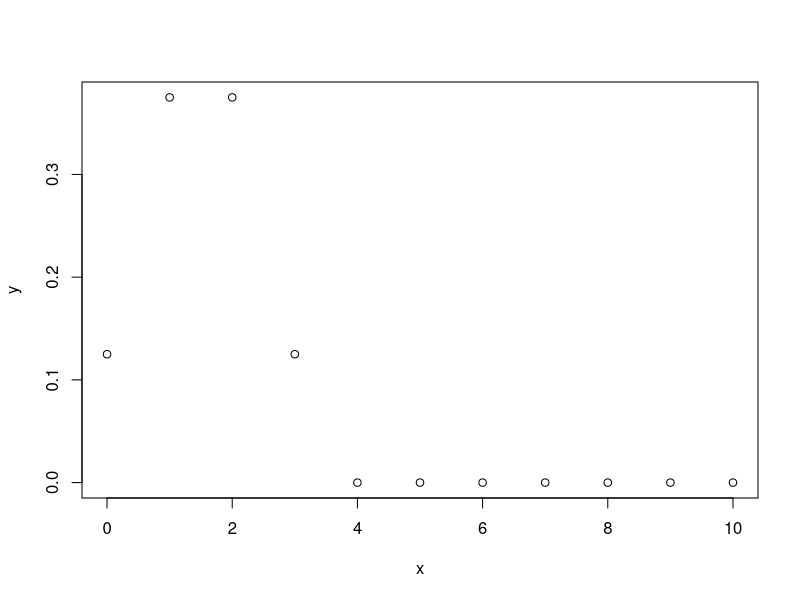
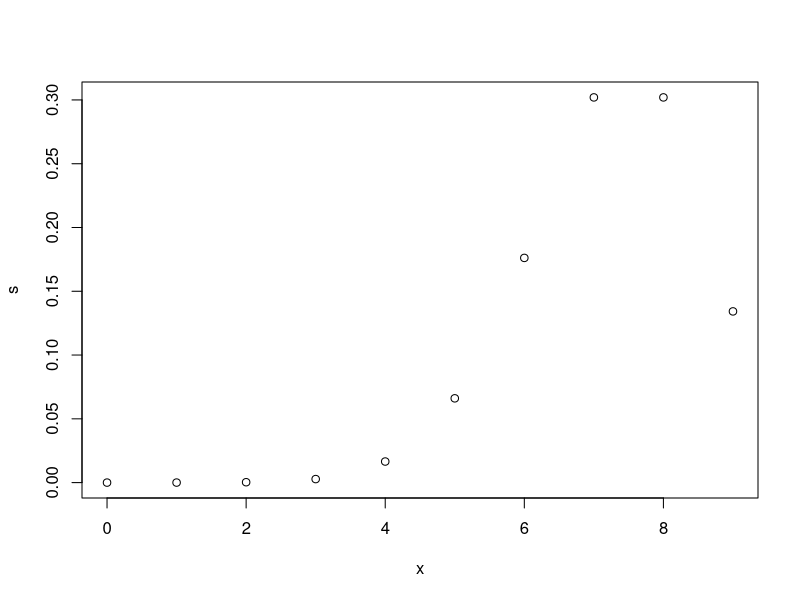
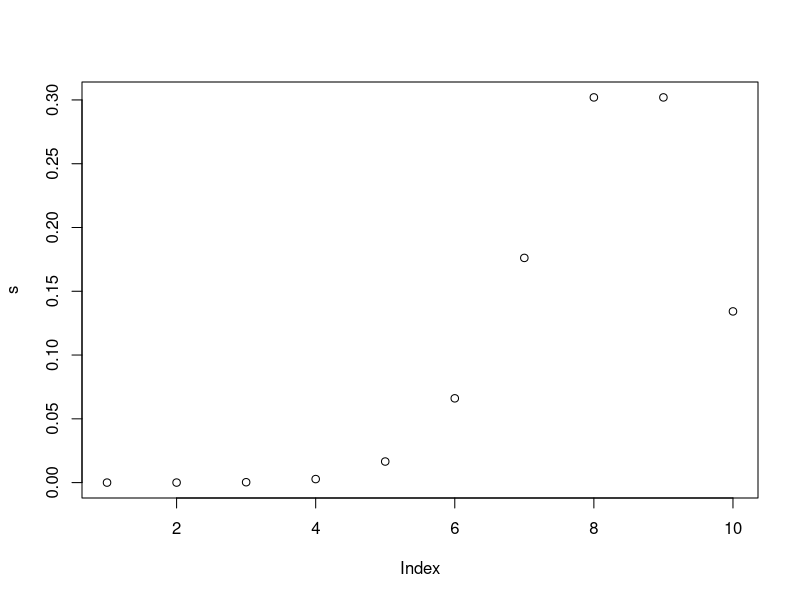
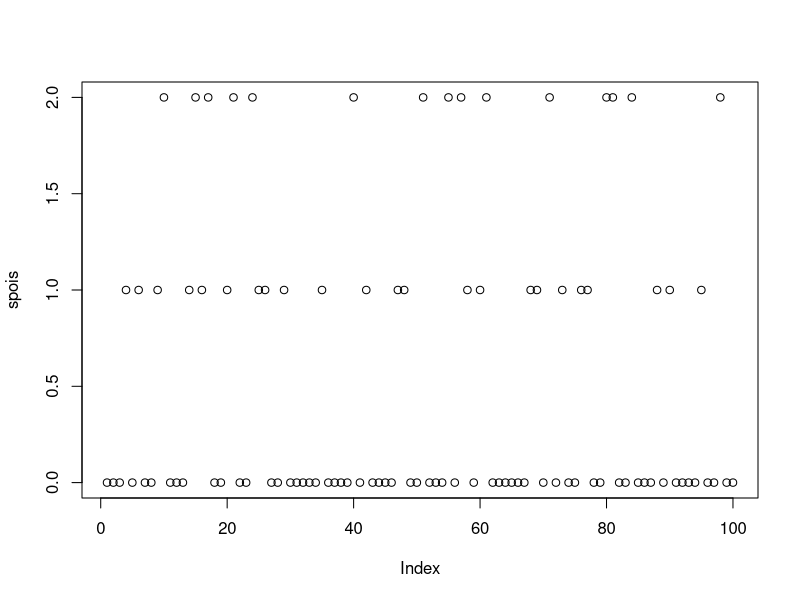

Write the R code that produced these figures, in order. (Note: this script raises an error after producing the figures.)
## ---- chunk 1
#TWA prob mass function of no shows
n = 6
x = 0:6
p=0.1
dbinom(x,n,p)
# Cumulative function
pbinom(x,n,p)

## ---- chunk 2
# Create a binomial distribution <- to create random binomial distribution

#Find 10 random values from a sample of 10 with probability of 0.4
nsim = 10
#n = c(0,1,2)
n = 3
p = 0.5
s <- rbinom(nsim, n, p)
s
mean(s)
sd(s)
#P(X = 2)
dbinom(2,n,p)
#P(X >= 2) = 1- P(X<=1)
1-pbinom(1,n,p)

## ---- chunk 3
# Create a sample of 10 numbers which are incremented by 1.
x <- seq(0,10,by = 1)

# Create the binomial distribution.
y <- dbinom(x,n,p)

# Plot the graph for this sample.
plot(x,y)

## ---- chunk 4
x <- seq(0,9,by = 1)
n = 9
p = 0.8
s <- dbinom(x,n,p)
plot(x,s)
plot(s)
mean(s)
## ---- chunk 5
# Poisson Random VAriable
npois = 100
lambda = 0.5

spois <- rpois(npois, lambda)
plot(spois)

#P(X = 1)
dpois(1,0.5)

#P(X < 2) = P(X <= 1)
ppois(1,0.5)
## ---- chunk 6
#Negative Binomial
numnsim = 10
r = 3
n = 2
p = 0.5

rnbinom(numnsim, n, p)

# P(T2 = 4)
dnbinom(4-2, 2, p)

# similar to dbinom(r-1, n-1, p)*p
dbinom(2-1, 4-1, p)*p

# P(T2 < 4) = P(T2 <= 3)
pnbinom(3-2, 2, p)


## ---- chunk 7
# Uniform Random Variable
# Simulate 1000 RV between 0 and 20

set.seed(123)
a = 0 
b = 20
numsimunif = 1000

u <- runif(numsim, a, b)
u1 <- runif(20)
hist(u,freq = FALSE)
hist(u1,freq = FALSE)
# P(2<X<6)
punif(6,0,20) - punif(2,0,20)

# P(X=2)
dunif(2,0,20)

